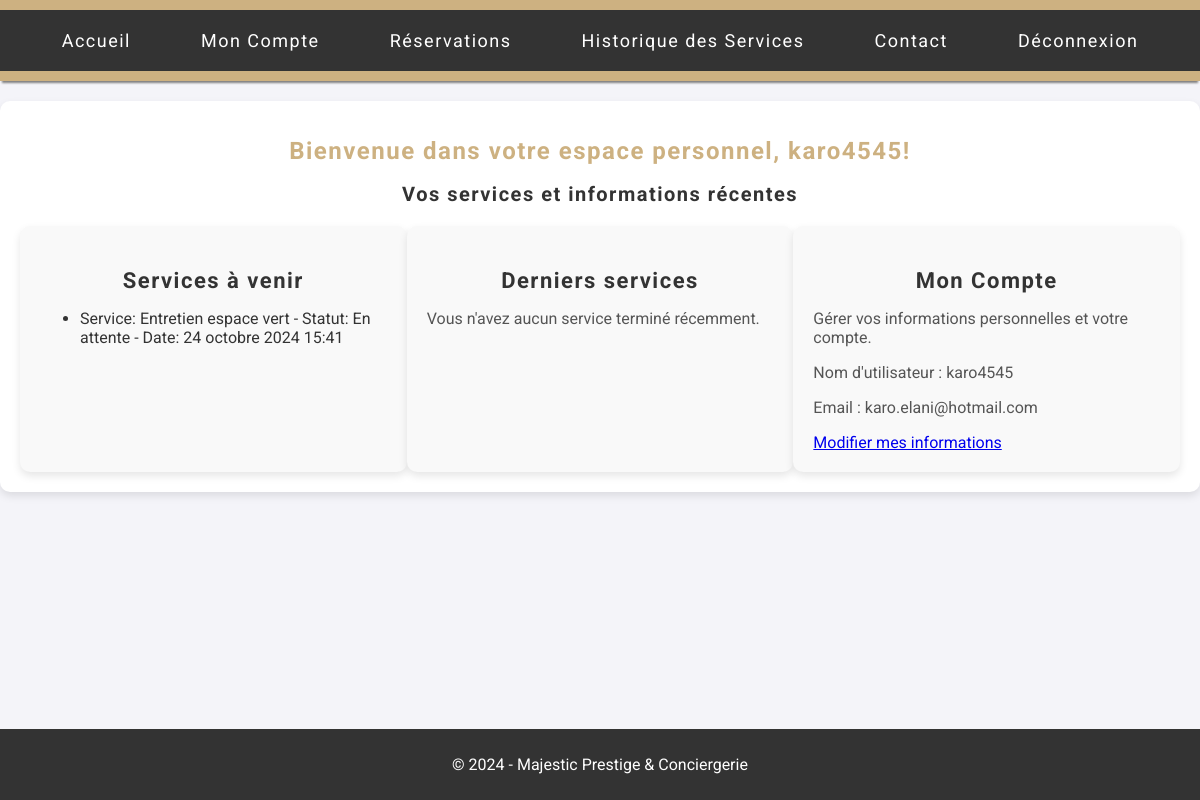
The app's page /dashboard/ (signed in) with its own data.
### services/models.py (models this page shows, shortened)
class BaseModel(models.Model):
    created_at = models.DateTimeField(auto_now_add=True)
    id = models.AutoField(primary_key=True)
    class Meta:
        abstract = True  # Indique que cette classe ne doit pas créer de table dans la base

class Reservation(BaseModel):
    STATUS_CHOICES = [
        ('En attente', 'En attente'),
        ('Confirmée', 'Confirmée'),
        ('Annulée', 'Annulée'),
        ('Terminée', 'Terminée'),
    ]
    client = models.ForeignKey(Client, on_delete=models.CASCADE)
    client_address = models.CharField(max_length=100)
    service = models.ForeignKey(Service, on_delete=models.CASCADE)
    service_description = models.TextField()
    datetime_start = models.DateTimeField()
    datetime_end = models.DateTimeField()
    reservation_status = models.CharField(
        max_length=25,
        choices=STATUS_CHOICES,
        default='En attente'
    )
    def __str__(self):
        username = self.client.user.username if self.client.user else "Client sans compte"
        return f'Reservation for {username} on {self.datetime_start}'

class Service(BaseModel):
    client = models.ForeignKey(Client, on_delete=models.CASCADE, default=1)
    service_name = models.CharField(max_length=50)
    service_description = models.TextField()
    date_service = models.DateTimeField(default=timezone.now)
    price = models.FloatField()
    image_path = models.CharField(max_length=255, blank=True, null=True)
    subservice1_name = models.CharField(max_length=50, blank=True, null=True)
    subservice1_description = models.TextField(blank=True, null=True)
    subservice2_name = models.CharField(max_length=50, blank=True, null=True)
    subservice2_description = models.TextField(blank=True, null=True)

### services/views.py (the view)
# urls.py: path('dashboard/', views.dashboard, name='dashboard'),
@login_required
def dashboard(request):
    try:
        client_instance = Client.objects.get(user=request.user)
    except Client.DoesNotExist:
        client_instance = None  # Gérer le cas où le client n'existe pas
    services_a_venir = []
    derniers_services = []
    if client_instance:
        services_a_venir = Reservation.objects.filter(
            client=client_instance,
            reservation_status='En attente'  # Assurez-vous que cela correspond exactement à ce qui est stocké
        )
        print(f"Services à venir pour {client_instance.user.username}: {services_a_venir}")
        derniers_services = Reservation.objects.filter(
            client=client_instance,
            reservation_status='Terminée'  # Assurez-vous que cela correspond également
        )
        print(f"Derniers services pour {client_instance.user.username}: {derniers_services}")
    user_services = Service.objects.filter(client=client_instance)
    context = {
        'user': request.user,
        'services_a_venir': services_a_venir,
        'derniers_services': derniers_services,
        'user_services': user_services,
    }
    return render(request, 'front_end/dashboard.html', context)

### services/templates/front_end/dashboard.html (shortened to what this page needs)
{% load static %}
<!DOCTYPE html>
<html lang="fr">
<head>
    <link rel="stylesheet" href="{% static 'css/espace.css' %}">
</head>
<body>
    <header>
        <nav>
            <ul>
                <li><a href="{% url 'accueil' %}">Accueil</a></li>
                <li><a href="{% url 'mon_compte' %}">Mon Compte</a></li>
                <li><a href="{% url 'dash_reservation' %}">Réservations</a></li>
                <li><a href="{% url 'historique_service' %}">Historique des Services</a></li>
                <li><a href="{% url 'contact' %}">Contact</a></li>
                <li><a href="{% url 'logout_user' %}">Déconnexion</a></li>
            </ul>
        </nav>
    </header>
    <main>
        <h1>Bienvenue dans votre espace personnel, {{ user.username }}!</h1>
        <h2>Vos services et informations récentes</h2>
        <div class="dashboard-info">
            <div>
                <h3>Services à venir</h3>
                {% if services_a_venir %}
                    <ul>
                        {% for reservation in services_a_venir %}
            <li>
                Service: {{ reservation.service.service_name }} - Statut: {{ reservation.reservation_status }} - Date: {{ reservation.datetime_start }}
            </li>
        {% endfor %}
                    </ul>
                {% else %}
                    <p>Vous n'avez aucun service à venir.</p>
                {% endif %}
            </div>
            <div>
                <h3>Derniers services</h3>
                {% if derniers_services %}
                    <ul>
                        {% for reservation in derniers_services %}
                        <li>
                            Service: {{ reservation.service.service_name }} - Statut: {{ reservation.reservation_status }} - Date: {{ reservation.datetime_start }}
                        </li>
                    {% endfor %}
                    </ul>
                {% else %}
                    <p>Vous n'avez aucun service terminé récemment.</p>
                {% endif %}
            </div>
            <div>
                <h3>Mon Compte</h3>
                <p>Gérer vos informations personnelles et votre compte.</p>
                <p>Nom d'utilisateur : {{ user.username }}</p>
                <p>Email : {{ user.email }}</p>
                <a href="{% url 'mon_compte' %}">Modifier mes informations</a>
            </div>
        </div>
    </main>
    <footer>
        <p>&copy; 2024 - Majestic Prestige & Conciergerie</p>
    </footer>
</body>
</html>

### services/templates/static/css/espace.css (style rules this page uses)
body { font-family: 'Roboto', sans-serif; background-color: #f4f4f9; margin: 0; padding: 0; color: #333; }
h2, h3 { font-size: 20px; color:#333; text-align: center; letter-spacing: 1.5px; }
h1 { color:#CDB181 ; font-size: 24px; text-align: center; letter-spacing: 1.5px; }
header { background-color: #CDB181; color: white; padding: 10px 0; text-align: center; box-shadow: 0px 4px 2px -2px gray; }
nav { background-color: #333; display: flex; justify-content: center; padding: 10px; }
nav ul { list-style-type: none; margin: 0; padding: 0; display: flex; letter-spacing: 1.5px; }
nav ul li { margin: 0 15px; }
nav ul li a { color: white; text-decoration: none; font-size: 18px; padding: 10px 20px; display: block; border-radius: 5px; }
main { margin: 20px auto; padding: 20px; max-width: 1200px; background-color: white; border-radius: 10px; box-shadow: 0 4px 8px rgba(0, 0, 0, 0.1); }
main h2 { margin-bottom: 20px; }
footer { background-color: #333; color: white; text-align: center; padding: 10px 0; position: absolute; width: 100%; bottom: 0; }
.dashboard-info { display: flex; justify-content: space-around; margin-top: 20px; }
.dashboard-info div { background-color: #f9f9f9; padding: 20px; border-radius: 10px; width: 30%; box-shadow: 0 4px 8px rgba(0, 0, 0, 0.1); }
.dashboard-info div h3 { margin-bottom: 10px; font-size: 22px; }
.dashboard-info div p { font-size: 16px; color: #555; }

### records on screen
Reservation: service.service_name "Entretien espace vert", reservation_status "En attente", datetime_start "24 octobre 2024 15:41"

### other values on screen
{{ user.username }} "karo4545"
{{ user.email }} "karo.elani@hotmail.com"
